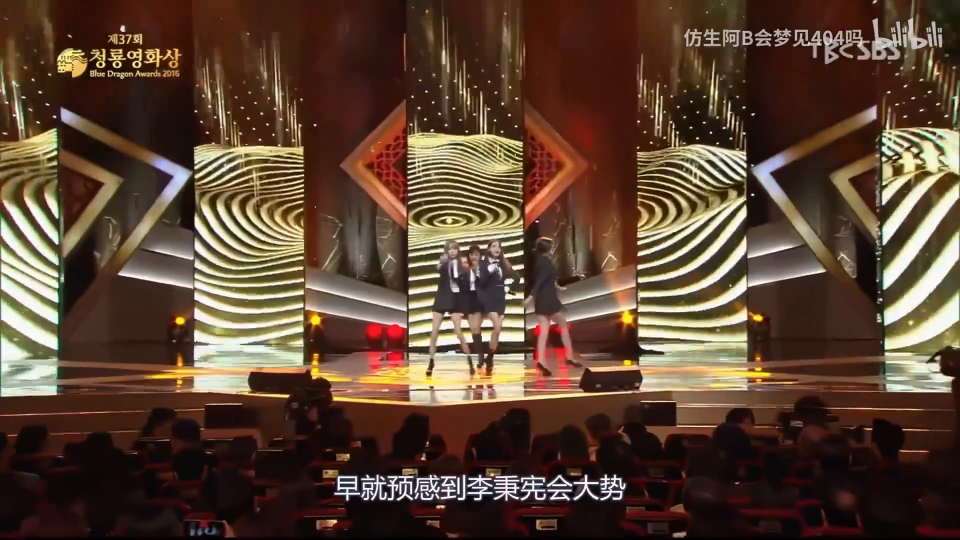
#> input picture frame 26 of video/video.mp4, 1920 x 1080 px (shown at 1/2 size)
$ python watermark_remover.py
#> lines starting #> are read from the running program, lines starting #| are printed output that depends on the picture
import os
import sys

import cv2
import numpy
from moviepy import editor

VIDEO_PATH = 'video'
OUTPUT_PATH = 'output'
TEMP_VIDEO = 'temp.mp4'

class WatermarkRemover():

  def __init__(self, threshold: int, kernel_size: int):
    self.threshold = threshold #阈值分割所用阈值
    self.kernel_size = kernel_size #膨胀运算核尺寸

  def select_roi(self, img: numpy.ndarray, hint: str) -> list:
    '''
    框选水印或字幕位置，SPACE或ENTER键退出
    :param img: 显示图片
    :return: 框选区域坐标
    '''
    COFF = 0.7
    w, h = int(COFF * img.shape[1]), int(COFF * img.shape[0])
    resize_img = cv2.resize(img, (w, h))
    roi = cv2.selectROI(hint, resize_img, False, False)
    cv2.destroyAllWindows()
    watermark_roi = [int(roi[0] / COFF), int(roi[1] / COFF), int(roi[2] / COFF), int(roi[3] / COFF)]
    return watermark_roi

  # [34 lines left out: functions dilate_mask, generate_single_mask, not called in this run]

  def generate_watermark_mask(self, video_path: str) -> numpy.ndarray:
    '''
    截取视频中多帧图像生成多张水印蒙版，通过逻辑与计算生成最终水印蒙版
    :param video_path: 视频文件路径
    :return: 水印蒙版
    '''
#> called with video_path = 'video/video.mp4'
    video = cv2.VideoCapture(video_path)
    success, frame = video.read()
#> frame is the input picture: shape (1080, 1920, 3); mean B, G, R 50.6, 67.4, 90.9
    roi = self.select_roi(frame, 'select watermark ROI')
#> in select_roi, `resize_img = cv2.resize(img, (w, h))`:
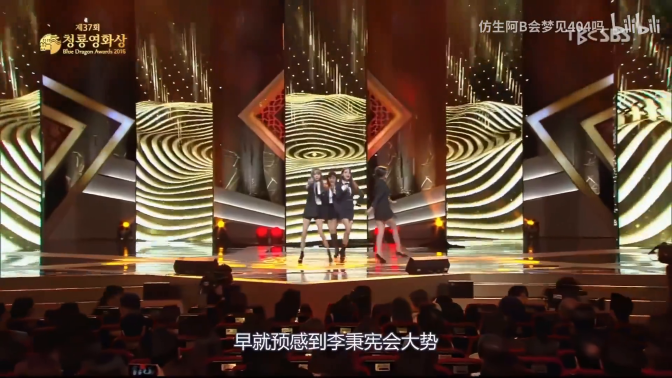
#> resize_img: shape (756, 1344, 3) (shown at 1/2 size); mean B, G, R 50.5, 67.3, 90.8
    mask = numpy.ones((frame.shape[0], frame.shape[1]), numpy.uint8)
    mask.fill(255)

    step = video.get(cv2.CAP_PROP_FRAME_COUNT) // 5
    index = 0
    while success:
      if index % step == 0:
        mask = cv2.bitwise_and(mask, self.generate_single_mask(frame, roi, self.threshold))
      success, frame = video.read()
      index += 1
    video.release()

    return self.dilate_mask(mask)

  # [32 lines left out: functions generate_subtitle_mask, inpaint_image, merge_audio, not called in this run]

  def remove_video_watermark(self):
    '''
    去除视频水印
    '''
    if not os.path.exists(OUTPUT_PATH):
      os.makedirs(OUTPUT_PATH)

    filenames = [os.path.join(VIDEO_PATH, i) for i in os.listdir(VIDEO_PATH)]
    mask = None

    for i, name in enumerate(filenames):
      if i == 0:
        #生成水印蒙版
        mask = self.generate_watermark_mask(name)

      #创建待写入文件对象
      video = cv2.VideoCapture(name)
      fps = video.get(cv2.CAP_PROP_FPS)
      size = (int(video.get(cv2.CAP_PROP_FRAME_WIDTH)), int(video.get(cv2.CAP_PROP_FRAME_HEIGHT)))
      video_writer = cv2.VideoWriter(TEMP_VIDEO, cv2.VideoWriter_fourcc(*'mp4v'), fps, size)

      #逐帧处理图像
      success, frame = video.read()

      while success:
        frame = self.inpaint_image(frame, mask)
        video_writer.write(frame)
        success, frame = video.read()

      video.release()
      video_writer.release()

      #封装视频
      (_, filename) = os.path.split(name)
      output_path = os.path.join(OUTPUT_PATH, filename.split('.')[0] + '_no_watermark.mp4')#输出文件路径
      self.merge_audio(name, output_path, TEMP_VIDEO)

  if os.path.exists(TEMP_VIDEO):
    os.remove(TEMP_VIDEO)

  # [38 lines left out: function remove_video_subtitle, not called in this run]

if __name__ == '__main__':
  #去除视频水印
  remover = WatermarkRemover(threshold=80, kernel_size=5)
#> (the run stopped early here; a loop or call above may not have finished)
